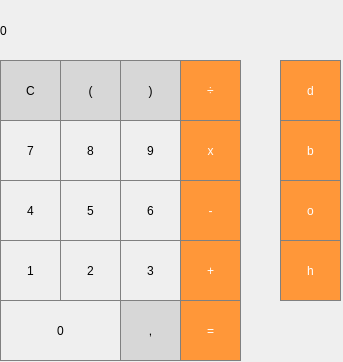
<?xml version="1.0" encoding="UTF-8"?>
<ui version="4.0">
 <class>MainWindow</class>
 <widget class="QMainWindow" name="MainWindow">
  <property name="geometry">
   <rect>
    <x>0</x>
    <y>0</y>
    <width>343</width>
    <height>362</height>
   </rect>
  </property>
  <property name="windowTitle">
   <string>MainWindow</string>
  </property>
  <widget class="QWidget" name="centralwidget">
   <widget class="QLabel" name="label">
    <property name="geometry">
     <rect>
      <x>0</x>
      <y>0</y>
      <width>241</width>
      <height>61</height>
     </rect>
    </property>
    <property name="styleSheet">
     <string notr="true">QLabel {
  qproperty-alignment: 'AlignVCenter | AlignRight';
  border: 1px solid gray;
}

background-color : white;</string>
    </property>
    <property name="text">
     <string>0</string>
    </property>
   </widget>
   <widget class="QPushButton" name="pushButton_division">
    <property name="geometry">
     <rect>
      <x>180</x>
      <y>60</y>
      <width>61</width>
      <height>61</height>
     </rect>
    </property>
    <property name="styleSheet">
     <string notr="true">QPushButton {
  background-color: rgb(255, 151, 57);
  color: white; 
  border: 1px solid gray;
}

QPushButton:pressed {
    background-color: qlineargradient(x1: 0, y1: 0, x2: 0, y2: 1,
                                      stop: 0 #FF7832, stop: 1 #FF9739);
}</string>
    </property>
    <property name="text">
     <string>÷</string>
    </property>
   </widget>
   <widget class="QPushButton" name="pushButton_p1">
    <property name="geometry">
     <rect>
      <x>60</x>
      <y>60</y>
      <width>61</width>
      <height>61</height>
     </rect>
    </property>
    <property name="styleSheet">
     <string notr="true">
QPushButton {
  background-color: rgb(215, 215, 215);
  border: 1px solid gray;
}
QPushButton:pressed {
    background-color: qlineargradient(x1: 0, y1: 0, x2: 0, y2: 1,
                                      stop: 0 #BEBEBE, stop: 1 #D7D7D7);
}</string>
    </property>
    <property name="text">
     <string>(</string>
    </property>
   </widget>
   <widget class="QPushButton" name="pushButton_p2">
    <property name="geometry">
     <rect>
      <x>120</x>
      <y>60</y>
      <width>61</width>
      <height>61</height>
     </rect>
    </property>
    <property name="styleSheet">
     <string notr="true">
QPushButton {
  background-color: rgb(215, 215, 215);
  border: 1px solid gray;
}
QPushButton:pressed {
    background-color: qlineargradient(x1: 0, y1: 0, x2: 0, y2: 1,
                                      stop: 0 #BEBEBE, stop: 1 #D7D7D7);
}</string>
    </property>
    <property name="text">
     <string>)</string>
    </property>
   </widget>
   <widget class="QPushButton" name="pushButton_clear">
    <property name="geometry">
     <rect>
      <x>0</x>
      <y>60</y>
      <width>61</width>
      <height>61</height>
     </rect>
    </property>
    <property name="styleSheet">
     <string notr="true">
QPushButton {
  background-color: rgb(215, 215, 215);
  border: 1px solid gray;
}
QPushButton:pressed {
    background-color: qlineargradient(x1: 0, y1: 0, x2: 0, y2: 1,
                                      stop: 0 #BEBEBE, stop: 1 #D7D7D7);
}</string>
    </property>
    <property name="text">
     <string>C</string>
    </property>
   </widget>
   <widget class="QPushButton" name="pushButton_mult">
    <property name="geometry">
     <rect>
      <x>180</x>
      <y>120</y>
      <width>61</width>
      <height>61</height>
     </rect>
    </property>
    <property name="styleSheet">
     <string notr="true">QPushButton {
  background-color: rgb(255, 151, 57);
  color: white; 
  border: 1px solid gray;
}

QPushButton:pressed {
    background-color: qlineargradient(x1: 0, y1: 0, x2: 0, y2: 1,
                                      stop: 0 #FF7832, stop: 1 #FF9739);
}</string>
    </property>
    <property name="text">
     <string>x</string>
    </property>
   </widget>
   <widget class="QPushButton" name="pushButton_8">
    <property name="geometry">
     <rect>
      <x>60</x>
      <y>120</y>
      <width>61</width>
      <height>61</height>
     </rect>
    </property>
    <property name="styleSheet">
     <string notr="true">QPushButton {
   border: 1px solid gray;
}
QPushButton:pressed {
    background-color: qlineargradient(x1: 0, y1: 0, x2: 0, y2: 1,
                                      stop: 0 #dadbde, stop: 1 #f6f7fa);
}</string>
    </property>
    <property name="text">
     <string>8</string>
    </property>
   </widget>
   <widget class="QPushButton" name="pushButton_9">
    <property name="geometry">
     <rect>
      <x>120</x>
      <y>120</y>
      <width>61</width>
      <height>61</height>
     </rect>
    </property>
    <property name="styleSheet">
     <string notr="true">QPushButton {
   border: 1px solid gray;
}
QPushButton:pressed {
    background-color: qlineargradient(x1: 0, y1: 0, x2: 0, y2: 1,
                                      stop: 0 #dadbde, stop: 1 #f6f7fa);
}</string>
    </property>
    <property name="text">
     <string>9</string>
    </property>
   </widget>
   <widget class="QPushButton" name="pushButton_7">
    <property name="geometry">
     <rect>
      <x>0</x>
      <y>120</y>
      <width>61</width>
      <height>61</height>
     </rect>
    </property>
    <property name="styleSheet">
     <string notr="true">QPushButton {
   border: 1px solid gray;
}
QPushButton:pressed {
    background-color: qlineargradient(x1: 0, y1: 0, x2: 0, y2: 1,
                                      stop: 0 #dadbde, stop: 1 #f6f7fa);
}</string>
    </property>
    <property name="text">
     <string>7</string>
    </property>
   </widget>
   <widget class="QPushButton" name="pushButton_sub">
    <property name="geometry">
     <rect>
      <x>180</x>
      <y>180</y>
      <width>61</width>
      <height>61</height>
     </rect>
    </property>
    <property name="styleSheet">
     <string notr="true">QPushButton {
  background-color: rgb(255, 151, 57);
  color: white; 
  border: 1px solid gray;
}

QPushButton:pressed {
    background-color: qlineargradient(x1: 0, y1: 0, x2: 0, y2: 1,
                                      stop: 0 #FF7832, stop: 1 #FF9739);
}</string>
    </property>
    <property name="text">
     <string>-</string>
    </property>
   </widget>
   <widget class="QPushButton" name="pushButton_5">
    <property name="geometry">
     <rect>
      <x>60</x>
      <y>180</y>
      <width>61</width>
      <height>61</height>
     </rect>
    </property>
    <property name="styleSheet">
     <string notr="true">QPushButton {
   border: 1px solid gray;
}
QPushButton:pressed {
    background-color: qlineargradient(x1: 0, y1: 0, x2: 0, y2: 1,
                                      stop: 0 #dadbde, stop: 1 #f6f7fa);
}</string>
    </property>
    <property name="text">
     <string>5</string>
    </property>
   </widget>
   <widget class="QPushButton" name="pushButton_6">
    <property name="geometry">
     <rect>
      <x>120</x>
      <y>180</y>
      <width>61</width>
      <height>61</height>
     </rect>
    </property>
    <property name="styleSheet">
     <string notr="true">QPushButton {
   border: 1px solid gray;
}
QPushButton:pressed {
    background-color: qlineargradient(x1: 0, y1: 0, x2: 0, y2: 1,
                                      stop: 0 #dadbde, stop: 1 #f6f7fa);
}</string>
    </property>
    <property name="text">
     <string>6</string>
    </property>
   </widget>
   <widget class="QPushButton" name="pushButton_4">
    <property name="geometry">
     <rect>
      <x>0</x>
      <y>180</y>
      <width>61</width>
      <height>61</height>
     </rect>
    </property>
    <property name="styleSheet">
     <string notr="true">QPushButton {
   border: 1px solid gray;
}
QPushButton:pressed {
    background-color: qlineargradient(x1: 0, y1: 0, x2: 0, y2: 1,
                                      stop: 0 #dadbde, stop: 1 #f6f7fa);
}</string>
    </property>
    <property name="text">
     <string>4</string>
    </property>
   </widget>
   <widget class="QPushButton" name="pushButton_sum">
    <property name="geometry">
     <rect>
      <x>180</x>
      <y>240</y>
      <width>61</width>
      <height>61</height>
     </rect>
    </property>
    <property name="styleSheet">
     <string notr="true">QPushButton {
  background-color: rgb(255, 151, 57);
  color: white; 
  border: 1px solid gray;
}

QPushButton:pressed {
    background-color: qlineargradient(x1: 0, y1: 0, x2: 0, y2: 1,
                                      stop: 0 #FF7832, stop: 1 #FF9739);
}</string>
    </property>
    <property name="text">
     <string>+</string>
    </property>
   </widget>
   <widget class="QPushButton" name="pushButton_2">
    <property name="geometry">
     <rect>
      <x>60</x>
      <y>240</y>
      <width>61</width>
      <height>61</height>
     </rect>
    </property>
    <property name="styleSheet">
     <string notr="true">QPushButton {
   border: 1px solid gray;
}
QPushButton:pressed {
    background-color: qlineargradient(x1: 0, y1: 0, x2: 0, y2: 1,
                                      stop: 0 #dadbde, stop: 1 #f6f7fa);
}</string>
    </property>
    <property name="text">
     <string>2</string>
    </property>
   </widget>
   <widget class="QPushButton" name="pushButton_3">
    <property name="geometry">
     <rect>
      <x>120</x>
      <y>240</y>
      <width>61</width>
      <height>61</height>
     </rect>
    </property>
    <property name="styleSheet">
     <string notr="true">QPushButton {
   border: 1px solid gray;
}
QPushButton:pressed {
    background-color: qlineargradient(x1: 0, y1: 0, x2: 0, y2: 1,
                                      stop: 0 #dadbde, stop: 1 #f6f7fa);
}</string>
    </property>
    <property name="text">
     <string>3</string>
    </property>
   </widget>
   <widget class="QPushButton" name="pushButton_1">
    <property name="geometry">
     <rect>
      <x>0</x>
      <y>240</y>
      <width>61</width>
      <height>61</height>
     </rect>
    </property>
    <property name="styleSheet">
     <string notr="true">QPushButton {
   border: 1px solid gray;
}
QPushButton:pressed {
    background-color: qlineargradient(x1: 0, y1: 0, x2: 0, y2: 1,
                                      stop: 0 #dadbde, stop: 1 #f6f7fa);
}</string>
    </property>
    <property name="text">
     <string>1</string>
    </property>
   </widget>
   <widget class="QPushButton" name="pushButton_dec">
    <property name="geometry">
     <rect>
      <x>280</x>
      <y>60</y>
      <width>61</width>
      <height>61</height>
     </rect>
    </property>
    <property name="styleSheet">
     <string notr="true">QPushButton {
  background-color: rgb(255, 151, 57);
  color: white; 
  border: 1px solid gray;
}

QPushButton:pressed {
    background-color: qlineargradient(x1: 0, y1: 0, x2: 0, y2: 1,
                                      stop: 0 #FF7832, stop: 1 #FF9739);
}</string>
    </property>
    <property name="text">
     <string>d</string>
    </property>
   </widget>
   <widget class="QPushButton" name="pushButton_bin">
    <property name="geometry">
     <rect>
      <x>280</x>
      <y>120</y>
      <width>61</width>
      <height>61</height>
     </rect>
    </property>
    <property name="styleSheet">
     <string notr="true">QPushButton {
  background-color: rgb(255, 151, 57);
  color: white; 
  border: 1px solid gray;
}

QPushButton:pressed {
    background-color: qlineargradient(x1: 0, y1: 0, x2: 0, y2: 1,
                                      stop: 0 #FF7832, stop: 1 #FF9739);
}</string>
    </property>
    <property name="text">
     <string>b</string>
    </property>
   </widget>
   <widget class="QPushButton" name="pushButton_oct">
    <property name="geometry">
     <rect>
      <x>280</x>
      <y>180</y>
      <width>61</width>
      <height>61</height>
     </rect>
    </property>
    <property name="styleSheet">
     <string notr="true">QPushButton {
  background-color: rgb(255, 151, 57);
  color: white; 
  border: 1px solid gray;
}

QPushButton:pressed {
    background-color: qlineargradient(x1: 0, y1: 0, x2: 0, y2: 1,
                                      stop: 0 #FF7832, stop: 1 #FF9739);
}</string>
    </property>
    <property name="text">
     <string>o</string>
    </property>
   </widget>
   <widget class="QPushButton" name="pushButton_hex">
    <property name="geometry">
     <rect>
      <x>280</x>
      <y>240</y>
      <width>61</width>
      <height>61</height>
     </rect>
    </property>
    <property name="styleSheet">
     <string notr="true">QPushButton {
  background-color: rgb(255, 151, 57);
  color: white; 
  border: 1px solid gray;
}

QPushButton:pressed {
    background-color: qlineargradient(x1: 0, y1: 0, x2: 0, y2: 1,
                                      stop: 0 #FF7832, stop: 1 #FF9739);
}</string>
    </property>
    <property name="text">
     <string>h</string>
    </property>
   </widget>
   <widget class="QPushButton" name="pushButton_equal">
    <property name="geometry">
     <rect>
      <x>180</x>
      <y>300</y>
      <width>61</width>
      <height>61</height>
     </rect>
    </property>
    <property name="styleSheet">
     <string notr="true">QPushButton {
  background-color: rgb(255, 151, 57);
  color: white; 
  border: 1px solid gray;
}

QPushButton:pressed {
    background-color: qlineargradient(x1: 0, y1: 0, x2: 0, y2: 1,
                                      stop: 0 #FF7832, stop: 1 #FF9739);
}</string>
    </property>
    <property name="text">
     <string>=</string>
    </property>
   </widget>
   <widget class="QPushButton" name="pushButton_comma">
    <property name="geometry">
     <rect>
      <x>120</x>
      <y>300</y>
      <width>61</width>
      <height>61</height>
     </rect>
    </property>
    <property name="styleSheet">
     <string notr="true">
QPushButton {
  background-color: rgb(215, 215, 215);
  border: 1px solid gray;
}
QPushButton:pressed {
    background-color: qlineargradient(x1: 0, y1: 0, x2: 0, y2: 1,
                                      stop: 0 #BEBEBE, stop: 1 #D7D7D7);
}</string>
    </property>
    <property name="text">
     <string>,</string>
    </property>
   </widget>
   <widget class="QPushButton" name="pushButton_0">
    <property name="geometry">
     <rect>
      <x>0</x>
      <y>300</y>
      <width>121</width>
      <height>61</height>
     </rect>
    </property>
    <property name="styleSheet">
     <string notr="true">QPushButton {
   border: 1px solid gray;
}
QPushButton:pressed {
    background-color: qlineargradient(x1: 0, y1: 0, x2: 0, y2: 1,
                                      stop: 0 #dadbde, stop: 1 #f6f7fa);
}</string>
    </property>
    <property name="text">
     <string>0</string>
    </property>
   </widget>
  </widget>
 </widget>
 <resources/>
 <connections/>
</ui>
